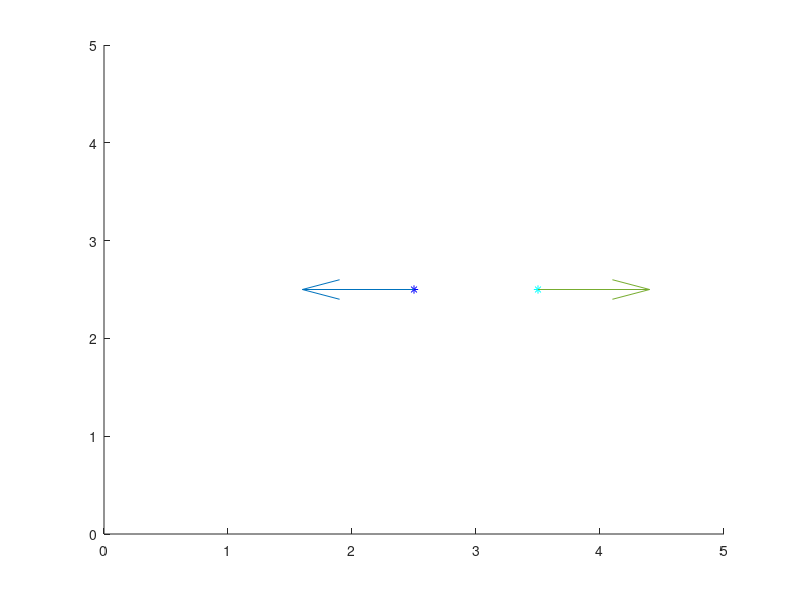

This figure's MATLAB source:
close all;clear all;clc;

%Interaction parameters
r0=2;
k=1;

%Initial positions
%Cell 1
x1=2.5;
y1=2.5;

%Cell 2
x2=3.5;
y2=2.5;

%Calculate r and absolute force
r=sqrt((x2-x1)^2+(y2-y1)^2);
Fr=k*(r0-r);

%Calculate force vectors
F1=[x1-x2;y1-y2]*1/r*Fr;
F2=[x2-x1;y2-y1]*1/r*Fr;

%plot results

fig=figure(1);
hold on;

plot(x1,y1,'b*');
plot(x2,y2,'c*');

quiver(x1,y1,F1(1),F1(2));
quiver(x2,y2,F2(1),F2(2));

xlim([0 5]);
ylim([0 5]);
